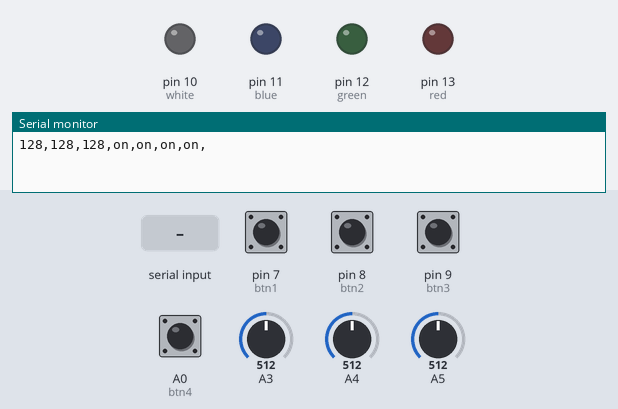
Recording of a sketch running on a simulated Arduino Uno, built with avr-gcc and run on an emulated ATmega328P. On the bench: output pins drawn as LEDs (lit = HIGH), the last lines printed to the serial monitor. The test bench sets the inputs (shaded band); at power-on: A0 (btn4), pin 7 (btn1), pin 8 (btn2), pin 9 (btn3) LOW, A3 = 512, A4 = 512, A5 = 512.

Above: at 1.2 s.
1.3 s: "0" received over Serial
At 2.3 s:
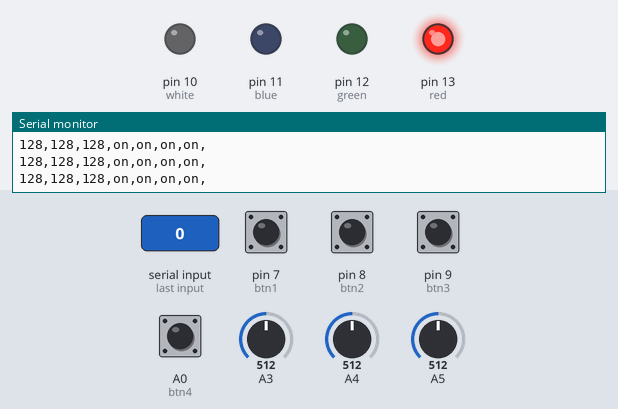
2.9 s: "2" received over Serial
At 4.0 s:
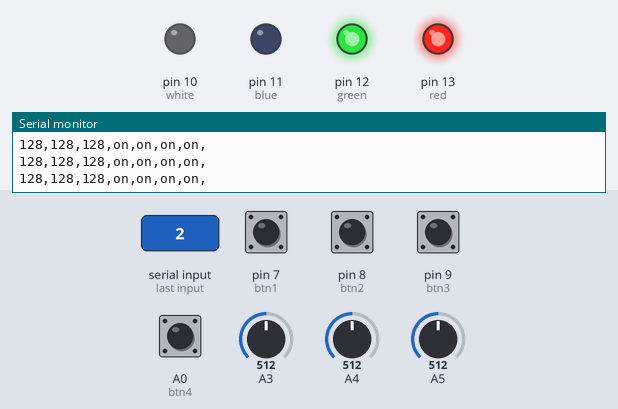
5.0 s: "1" received over Serial
At 6.8 s:
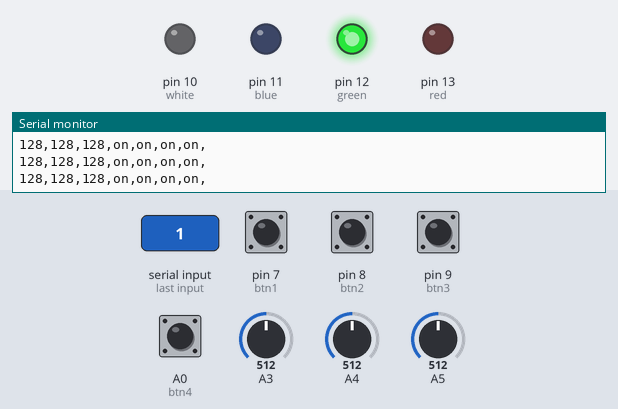
7.1 s: "4" received over Serial
At 8.5 s:
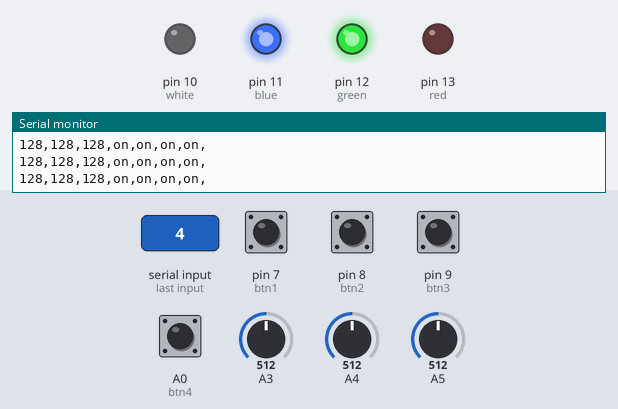
9.2 s: "3" received over Serial
At 10.2 s:
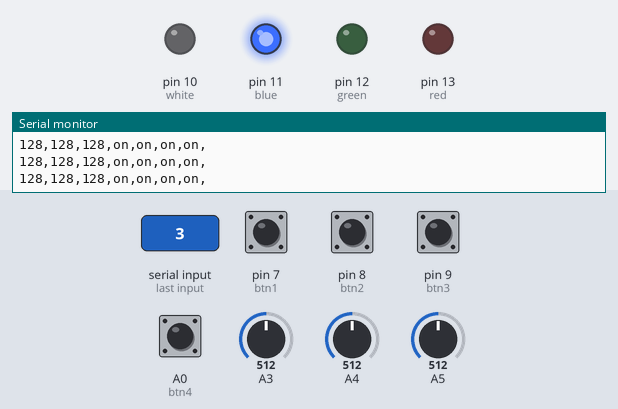
11.3 s: "6" received over Serial
At 13.1 s:
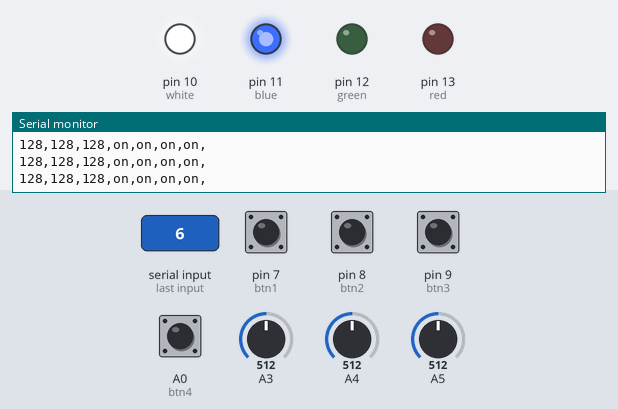
Timing chart, 0 to 14.4 s (numbered marks = the images above; inputs shaded):
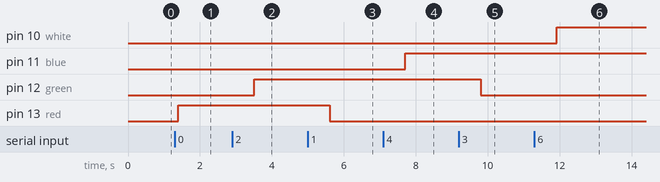

The sketch:

PPD_Sketch.ino
```cpp
/*********************************************************************
* Creado por: Fredy A. Cáceres Ramos
* Fecha de creación de Sketch: 29/Julio/2016
* Última modificación del Sketch: 29/Julio/2016
* Sketch de prueba para el PlayDuino v0.2
*********************************************************************/

/*
 * Referencias
 * https://linuxgx.blogspot.com/2014/06/recibir-datos-desde-arduino-utilizando.html
 */

/*
 * Constantes
 */
#define red 13
#define green 12
#define blue 11
#define white 10

#define btn1 7
#define btn2 8
#define btn3 9
#define btn4 A0

/*
 * Variables
 */
int lect = 0;
int pot = 0;
String cadena = "";

/*
 * MUX3  MUX2  MUX1  MUX0  Analog Pin
 *  0     0     0     0       0
 *  0     0     0     1       1
 *  0     0     1     0       2
 *  0     0     1     1       3
 *  0     1     0     0       4
 *  0     1     0     1       5
 */

void setup() {
  Serial.begin(9600);

  bitWrite(ADCSRA,ADPS2,1);
  bitWrite(ADCSRA,ADPS1,0);
  bitWrite(ADCSRA,ADPS0,0);

  pinMode(red, OUTPUT);
  pinMode(green, OUTPUT);
  pinMode(blue, OUTPUT);
  pinMode(white, OUTPUT);
  pinMode(btn1, INPUT);
  pinMode(btn2, INPUT);
  pinMode(btn3, INPUT);
  pinMode(btn4, INPUT);
  digitalWrite(red, LOW);
  digitalWrite(green, LOW);
  digitalWrite(blue, LOW);
  digitalWrite(white, LOW);
}

void loop() {
  /*
   * Sección de los leds del PlayDuino
   * Recibe de la intefaz de Java los estados de los botones
   */
  if(Serial.available() > 0) {
    lect = Serial.read();
    if(lect == '0')
      digitalWrite(red, HIGH);
    else if(lect == '1')
      digitalWrite(red, LOW);
    else if(lect == '2')
      digitalWrite(green, HIGH);
    else if(lect == '3')
      digitalWrite(green, LOW);
    else if(lect == '4')
      digitalWrite(blue, HIGH);
    else if(lect == '5')
      digitalWrite(blue, LOW);
    else if(lect == '6')
      digitalWrite(white, HIGH);
    else if(lect == '7')
      digitalWrite(white, LOW);
  }

  /*
   * Sección de los potenciometros
   * Envia los valores leidos de cada potenciometro a la interfaz Java
   */
  pinAnalogoLectura(1,1,0,0); //Ponemos el analogico 3 como primera lectura
  pinAnalogoLectura(0,0,1,0); //Ponemos el analogico 4 como primera lectura
  pinAnalogoLectura(1,0,1,0); //Ponemos el analogico 5 como primera lectura

  /*
   * Seccón de los botones
   * Envia los estados de cada boton a la interfaz Java
   */
   aCad(btn1);
   aCad(btn2);
   aCad(btn3);
   aCad(btn4);
   Serial.println(cadena);
   cadena = "";
}

void aCad(int btn) {
   if (digitalRead(btn) == HIGH) {
    cadena += "off,";
   } else {
    cadena += "on,";
   }
   delay(100);
}

void pinAnalogoLectura(int m0, int m1, int m2, int m3) {
  // Definiendo el puerto analogico A5 como el puerto de lectura de datos
  // Leer en el enlace para mayor referencia
  ADMUX=(1<<ADLAR)|(0<<REFS1)|(1<<REFS0)|(m3<<MUX3)|(m2<<MUX2)|(m1<<MUX1)|(m0<<MUX0);
  pot = analogReadFast();
  cadena += (String) pot + ",";
  delay(100);
}

/*
 * Función utilizada para realizar la lectura de datos de una manera mas rápida, basado en el segundo enlace de referencia.
 */
int analogReadFast() {
 ADCSRA|=(1<<ADSC);
 while (bit_is_set(ADCSRA, ADSC)); // Se limpia el ADSC cuando termina la conversión
        return ADCH;
}
```

Measured:
- after the input at 1.3 s, pin 13 (red): LOW → HIGH after 0.10 s
- after the input at 2.9 s, pin 12 (green): LOW → HIGH after 0.60 s
- after the input at 5.0 s, pin 13 (red): HIGH → LOW after 0.61 s
- after the input at 7.1 s, pin 11 (blue): LOW → HIGH after 0.61 s
- after the input at 9.2 s, pin 12 (green): HIGH → LOW after 0.61 s
- after the input at 11.3 s, pin 10 (white): LOW → HIGH after 0.61 s
